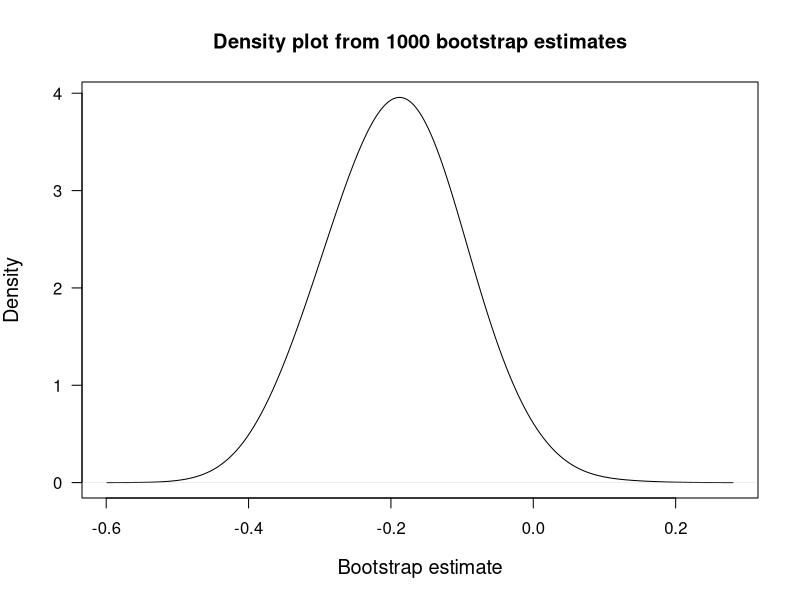

Generate this figure with R: (Note: this script raises an error after producing the figure.)
# Lecture 2

# Area under ROC curve (AUROC) (slide 10)
if(!require(ROCR)) {install.packages("ROCR"); require(ROCR)} # calculate auroc

#setwd("C:/Users/user/Documents/1 - Evan/0 - Courses/MMPH6150 Advanced Statistical Methods II/Project/")
sars <- read.csv("data/SARS08.csv")
sars.glm <- glm(case ~ age+male+fever+sorethroat+cough, data=sars, family=binomial)
sars$pred <- predict(sars.glm, type="response")
pred.obj <- prediction(sars$pred, sars$case)
pref.obj <- performance(pred.obj, measure="auc")
auroc <- pref.obj@y.values[[1]]
auroc # 0.750


# Bootstrapping example (slide 15)
mvc <- read.csv("data/mvc.csv")
# fit a parametric model
lm.mvc <- lm(height ~ age, mvc); summary(lm.mvc)
confint(lm.mvc)[2, ]
# B=-0.195, SE=0.087, 95% CI=(-0.371, -0.019)

# calculate 95% CI by bootstrapping
bootlm <- function(m, original.data){
  beta <- rep(NA, m) # create a null df with length=m
  for (i in 1:m){
    newdata <- original.data[sample(1:41, 41, replace=T), ] # create randomized df from original df
    b.lm <- lm(height ~ age, data=newdata) # perform lm
    beta[i] <- coef(b.lm)[2] # extract coefficient
  }
  return(beta) # outcome: bootstrapped coefficients
}

b.beta <- bootlm(1000, mvc) # 1000 iterations
mean(b.beta); sd(b.beta); quantile(b.beta, c(0.025, 0.975)) 
# bootstrapped B=-0.194, SE=0.087, 95% CI=(-0.356, -0.030)

plot(density(b.beta, bw=0.05), main="Density plot from 1000 bootstrap estimates", 
     xlab="Bootstrap estimate", cex.lab=1.2, las=1) # density plot

# Alternative: require "ggplot2"
ggplot() + 
  aes(x=b.beta) + geom_density(fill="pink", alpha=0.5) + 
  labs(x="Bootstrap estimate", y="Density", title="Density plot from 1000 bootstrap estimates") + 
  theme_classic()


# Residual bootstrap (slide 20)
mvc$residual <- resid(lm.mvc)
mvc$height.pred <- predict(lm.mvc)
resbootlm <- function(m, original.data){
  beta <- rep(NA, m)
  for (i in 1:m){
    b.resid <- original.data$residual[sample(1:41, 41, replace=T)] # resampling residuals
    newdata <- original.data
    newdata$height.b <- newdata$height.pred + b.resid # recreate response
    b.lm <- lm(height.b ~ age, data=newdata) # fit model with recreated response
    beta[i] <- coef(b.lm)[2]
  }
  return(beta)
}

resb.beta <- resbootlm(1000, mvc)
mean(resb.beta); sd(resb.beta); quantile(resb.beta, c(0.025, 0.975)) 
# bootstrapped B=-0.196, SE=0.084, 95% CI=(-0.357, -0.037)

plot(density(resb.beta, bw=0.05), main="Density plot from 1000 bootstrap estimates", 
     xlab="Bootstrap estimate", cex.lab=1.2, las=1) # density plot

# Alternative: require "ggplot2"
ggplot() + 
  aes(x=resb.beta) + geom_density(fill="turquoise", alpha=0.5) + 
  labs(x="Bootstrap estimate", y="Density", title="Density plot from 1000 bootstrap estimates") + 
  theme_classic()


# Parametric bootstrap (slide 23)
parabootlm <- function(m, original.data){
  beta <- rep(NA, m)
  for (i in 1:m){
    newdata <- original.data
    newdata$height.b <- simulate(lm.mvc)$sim_1 # resampling, with replacement, obs from model
    b.lm <- lm(height.b ~ age, data=newdata)
    beta[i] <- coef(b.lm)[2]
  }
  return(beta)
}

parab.beta <- parabootlm(1000, mvc)
mean(parab.beta); sd(parab.beta); quantile(parab.beta, c(0.025, 0.975))
# bootstrapped B=-0.194, SE=0.082, 95% CI=(-0.353, -0.038)

plot(density(parab.beta, bw=0.05), main="Density plot from 1000 bootstrap estimates", 
     xlab="Bootstrap estimate", cex.lab=1.2, las=1) # density plot

# Alternative: require "ggplot2"
ggplot() + 
  aes(x=parab.beta) + geom_density(fill="violet", alpha=0.5) + 
  labs(x="Bootstrap estimate", y="Density", title="Density plot from 1000 bootstrap estimates") + 
  theme_classic()


# Confidence interval for AUROC (slide 27)
b.auroc <- rep(NA, 1000)
for (i in 1:1000){
  sars.new <- sars[sample(1:800, 800, replace=T), ]
  b.pred.obj <- prediction(sars.new$pred, sars.new$case)
  b.perf.obj <- performance(b.pred.obj, measure="auc")
  b.auroc[i] <- b.perf.obj@y.values[[1]]
}
mean(b.auroc); sd(b.auroc); quantile(b.auroc, c(0.025, 0.975))
# bootstrapped AUROC=0.750, SE=0.019, 95% CI=(0.713, 0.786)

plot(density(b.auroc), las=1, xlab="AUROC", main="Bootstrap estimates of AUROC")
#Alternative: require "ggplot2"
ggplot() + 
  aes(x=b.auroc) + geom_density(fill="pink", alpha=0.5) + 
  labs(x="AUROC", y="Density", title="Bootstrap estiamtes of AUROC") +
  theme_classic()


# Bootstrap package in R (slide 29)
if(!require(boot)) {install.packages("boot"); require(boot)} # generate bootstrap samples and construct boostrap CI

# Boot function: MVC example (slide 30)
mvclm.out <- function(data, indices){
  newdata <- data[indices, ]
  b.lm <- lm(height ~ age, data=newdata)
  return(coef(b.lm)["age"])
}

mvc.b.out <- boot(data=mvc, statistic=mvclm.out, R=1000)
boot.ci(mvc.b.out) # usually take normal
# bootstrapped 95% CI=(-0.358, -0.036)

# Boot function: AUROC example (slide 31)
auroc.b.out <- function(data, indices){
  sars.new <- sars[indices, ]
  sars.glm <- glm(case ~ age+male+fever+sorethroat+cough, data=sars.new, family=binomial)
  sars.new$pred <- predict(sars.glm, type="response")
  b.pred.obj <- prediction(sars.new$pred, sars.new$case)
  b.perf.obj <- performance(b.pred.obj, measure="auc")
  return(b.perf.obj@y.values[[1]])
}

sars.b.out <- boot(data=sars, statistic=auroc.b.out, R=1000)
boot.ci(sars.b.out)
# bootstrapped 95% CI=(0.712, 0.787)
